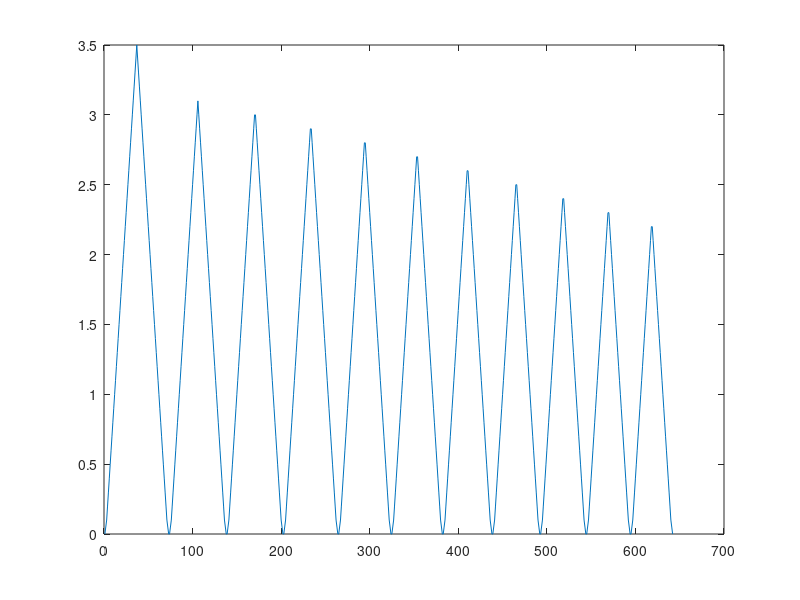

Reproduce this figure in MATLAB.
function [ Y1, Y2 ] = DataT( )

v = [0	0.05	0.1	0.2	0.3	0.4	0.5	0.6	0.7	0.8	0.9	1	1.1	1.2	1.3	1.4	1.5	1.6	1.7	1.8	1.9	2	2.1	2.2	2.3	2.4	2.5	2.6	2.7	2.8	2.9	3	3.1	3.2	3.3	3.4	3.5	3.4	3.3	3.2	3.1	3	2.9	2.8	2.7	2.6	2.5	2.4	2.3	2.2	2.1	2	1.9	1.8	1.7	1.6	1.5	1.4	1.3	1.2	1.1	1	0.9	0.8	0.7	0.6	0.5	0.4	0.3	0.2	0.1	0.05	0	3.1	3	2.9	2.8	2.7	2.6	2.5	2.4	2.3	2.2	2.1	2	1.9	1.8	1.7	1.6	1.5	1.4	1.3	1.2	1.1	1	0.9	0.8	0.7	0.6	0.5	0.4	0.3	0.2	0.1	0.05	0	3	2.9	2.8	2.7	2.6	2.5	2.4	2.3	2.2	2.1	2	1.9	1.8	1.7	1.6	1.5	1.4	1.3	1.2	1.1	1	0.9	0.8	0.7	0.6	0.5	0.4	0.3	0.2	0.1	0.05	0	2.9	2.8	2.7	2.6	2.5	2.4	2.3	2.2	2.1	2	1.9	1.8	1.7	1.6	1.5	1.4	1.3	1.2	1.1	1	0.9	0.8	0.7	0.6	0.5	0.4	0.3	0.2	0.1	0.05	0	2.8	2.7	2.6	2.5	2.4	2.3	2.2	2.1	2	1.9	1.8	1.7	1.6	1.5	1.4	1.3	1.2	1.1	1	0.9	0.8	0.7	0.6	0.5	0.4	0.3	0.2	0.1	0.05	0	2.7	2.6	2.5	2.4	2.3	2.2	2.1	2	1.9	1.8	1.7	1.6	1.5	1.4	1.3	1.2	1.1	1	0.9	0.8	0.7	0.6	0.5	0.4	0.3	0.2	0.1	0.05	0	2.6	2.5	2.4	2.3	2.2	2.1	2	1.9	1.8	1.7	1.6	1.5	1.4	1.3	1.2	1.1	1	0.9	0.8	0.7	0.6	0.5	0.4	0.3	0.2	0.1	0.05	0	2.5	2.4	2.3	2.2	2.1	2	1.9	1.8	1.7	1.6	1.5	1.4	1.3	1.2	1.1	1	0.9	0.8	0.7	0.6	0.5	0.4	0.3	0.2	0.1	0.05	0	2.4	2.3	2.2	2.1	2	1.9	1.8	1.7	1.6	1.5	1.4	1.3	1.2	1.1	1	0.9	0.8	0.7	0.6	0.5	0.4	0.3	0.2	0.1	0.05	0	2.3	2.2	2.1	2	1.9	1.8	1.7	1.6	1.5	1.4	1.3	1.2	1.1	1	0.9	0.8	0.7	0.6	0.5	0.4	0.3	0.2	0.1	0.05	0	2.2	2.1	2	1.9	1.8	1.7	1.6	1.5	1.4	1.3	1.2	1.1	1	0.9	0.8	0.7	0.6	0.5	0.4	0.3	0.2	0.1	0.05	0];
y = [0	0	0	0	0	0	0	0	0	0	0	0	0	0	0	0	0	0	0	0.05	0.1	0.1987	0.4	0.6246	1.315	2.4277	4.4595	6.9854	9.2009	11.7751	13.4495	14.4927	15.2859	15.657	15.8745	16.1	16.4021	16.38	16.33	16.31	16.28	16.2673	16.2415	16.2354	16.1987	16.1062	15.9339	15.5458	14.97	14.0517	12.7056	11.1095	9.5512	8.1026	6.551	5.0295	3.9125	2.967	2.2578	1.6438	1.2234	0.9412	0.6356	0.4754	0.3567	0.2354	0.1676	0.1	0.0934	0.068	0.0097	0.0045	0	15.3859	15.3612	15.3456	15.2985	15.2543	15.1034	14.8435	14.5456	13.9543	13.1699	11.856	10.3295	8.8631	7.2255	5.6789	4.23	3.264	2.367	1.873	1.532	1.123	0.8834	0.6771	0.4961	0.3107	0.2471	0.1876	0.1351	0.0964	0.078	0.0099	0.0065	0	14.4927	14.3872	14.3597	14.2976	14.132	13.93	13.6422	13.154	12.256	10.661	9	7.411	6.1555	4.762	3.6054	2.5833	1.923	1.549	1.13	0.854	0.6634	0.4571	0.3561	0.2107	0.1971	0.1376	0.1161	0.0664	0.043	0.0054	0.0035	0	13.4495	13.4187	13.3122	13.1083	12.8311	12.3054	11.5221	10.4792	9.31	7.8534	6.4711	5.4432	4.2472	3.354	2.486	1.9386	1.451	1.165	0.8712	0.6634	0.4571	0.3561	0.2107	0.1971	0.1376	0.1161	0.0664	0.043	0.0054	0.0035	0	11.7751	11.69	11.6169	11.4791	11.3984	10.8924	9.8751	8.5486	7.125	6.1373	5.056	3.878	3.1932	2.465	1.8731	1.367	0.954	0.656	0.4634	0.3571	0.2961	0.1807	0.1371	0.1176	0.0961	0.0464	0.033	0.0044	0.0025	0	9.2009	9.182	9.166	9.1284	8.971	8.6119	7.6541	6.3938	5.243	4.1217	3.063	2.3636	1.7641	1.2852	1.011	0.7541	0.541	0.4334	0.3171	0.2461	0.1307	0.1171	0.1076	0.0911	0.0414	0.031	0.0034	0.0021	0	6.9854	6.861	6.639	6.3095	5.945	5.2761	4.552	3.812	3.1041	2.551	1.9893	1.587	1.113	0.814	0.593	0.451	0.3834	0.2871	0.2161	0.1207	0.1071	0.0976	0.0811	0.0314	0.021	0.0031	0.0019	0	4.4595	4.4171	4.1838	3.916	3.551	3.2017	2.8467	2.519	2.1786	1.88	1.51	1.1814	0.971	0.781	0.391	0.3234	0.2171	0.1661	0.1007	0.0971	0.0776	0.0711	0.02414	0.016	0.0025	0.0014	0	2.4277	2.418	2.3133	2.261	2.1918	2.0551	1.949	1.7185	1.471	1.1862	0.961	0.7838	0.621	0.331	0.2834	0.1871	0.1261	0.0807	0.0671	0.0576	0.0511	0.01914	0.013	0.0021	0.0014	0	1.315	1.301	1.2951	1.2735	1.258	1.2231	1.1815	1.1471	1.062	0.911	0.6238	0.521	0.281	0.2234	0.1471	0.0961	0.0607	0.0471	0.0416	0.0381	0.01214	0.011	0.0016	0.0012	0	0.6246	0.6032	0.5071	0.4732	0.4467	0.4101	0.4076	0.4032	0.3922	0.3881	0.383	0.221	0.2034	0.1271	0.0711	0.0517	0.0411	0.0366	0.0331	0.01014	0.01	0.0012	0.001	0];


v_major=v(1:73);
v1=[v(1:33),v(75:106)];
v2=[v(1:32),v(107:138)];
v3=[v(1:31),v(139:169)];
v4=[v(1:30),v(170:199)];
v5=[v(1:29),v(200:228)];
v6=[v(1:28),v(229:256)];
v7=[v(1:27),v(257:283)];
v8=[v(1:26),v(284:309)];
v9=[v(1:25),v(310:334)];
v10=[v(1:24),v(335:end)];

y_major=y(1:73);
y1=[y(1:33),y(75:106)];
y2=[y(1:32),y(107:138)];
y3=[y(1:31),y(139:169)];
y4=[y(1:30),y(170:199)];
y5=[y(1:29),y(200:228)];
y6=[y(1:28),y(229:256)];
y7=[y(1:27),y(257:283)];
y8=[y(1:26),y(284:309)];
y9=[y(1:25),y(310:334)];
y10=[y(1:24),y(335:end)];

Y1=[v_major,v1,v2,v3,v4,v5,v6,v7,v8,v9,v10];
Y2=[y_major,y1,y2,y3,y4,y5,y6,y7,y8,y9,y10];
plot(1:642,Y1)
end